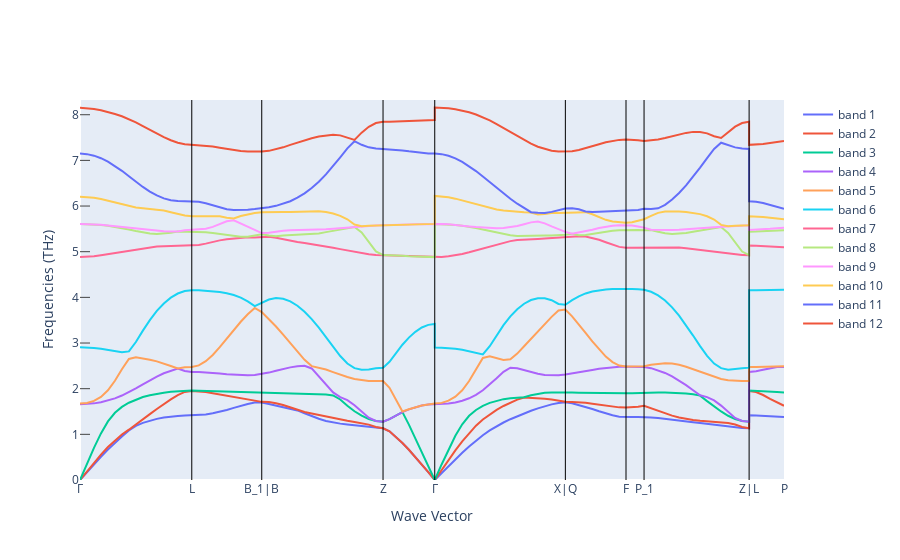

The cell this chart's notebook holds for it:
### Markdown cell above
STRUCTURE BANDE DE PHONONS

### Code cell
fig_ph_bs = get_plot_bs(ph_bs)
fig_ph_bs.show()
